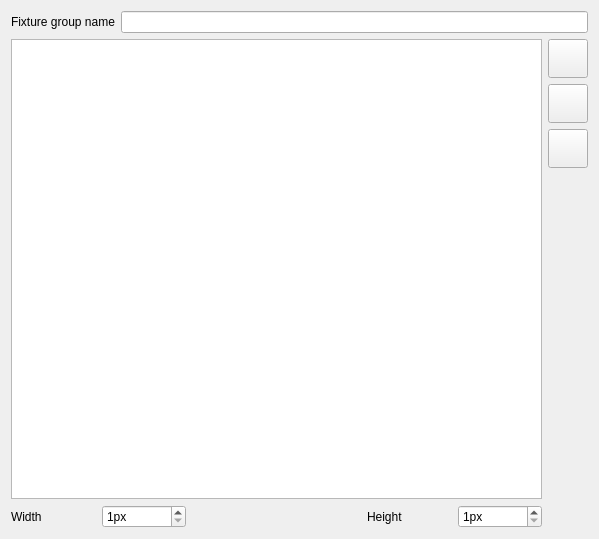
<?xml version="1.0" encoding="UTF-8"?>
<ui version="4.0">
 <author>Massimo Callegari</author>
 <comment>
  Q Light Controller Plus
  fixturegroupeditor.ui

  Copyright (c) 2015 Massimo Callegari

  Licensed under the Apache License, Version 2.0 (the &quot;License&quot;);
  you may not use this file except in compliance with the License.
  You may obtain a copy of the License at

      http://www.apache.org/licenses/LICENSE-2.0.txt

  Unless required by applicable law or agreed to in writing, software
  distributed under the License is distributed on an &quot;AS IS&quot; BASIS,
  WITHOUT WARRANTIES OR CONDITIONS OF ANY KIND, either express or implied.
  See the License for the specific language governing permissions and
  limitations under the License.
 </comment>
 <class>FixtureGroupEditor</class>
 <widget class="QWidget" name="FixtureGroupEditor">
  <property name="geometry">
   <rect>
    <x>0</x>
    <y>0</y>
    <width>599</width>
    <height>539</height>
   </rect>
  </property>
  <property name="windowTitle">
   <string>Fixture Group</string>
  </property>
  <layout class="QGridLayout" name="gridLayout">
   <item row="1" column="0" rowspan="7" colspan="6">
    <widget class="QTableWidget" name="m_table">
     <property name="sizePolicy">
      <sizepolicy hsizetype="Expanding" vsizetype="Expanding">
       <horstretch>1</horstretch>
       <verstretch>1</verstretch>
      </sizepolicy>
     </property>
     <property name="editTriggers">
      <set>QAbstractItemView::NoEditTriggers</set>
     </property>
     <property name="dragDropMode">
      <enum>QAbstractItemView::InternalMove</enum>
     </property>
     <property name="selectionMode">
      <enum>QAbstractItemView::SingleSelection</enum>
     </property>
    </widget>
   </item>
   <item row="3" column="6">
    <widget class="QToolButton" name="m_removeButton">
     <property name="toolTip">
      <string>Remove selected fixture/head</string>
     </property>
     <property name="icon">
      <iconset resource="qlcui.qrc">
       <normaloff>:/edit_remove.png</normaloff>:/edit_remove.png</iconset>
     </property>
     <property name="iconSize">
      <size>
       <width>32</width>
       <height>32</height>
      </size>
     </property>
    </widget>
   </item>
   <item row="4" column="6" rowspan="5">
    <spacer name="verticalSpacer">
     <property name="orientation">
      <enum>Qt::Vertical</enum>
     </property>
     <property name="sizeHint" stdset="0">
      <size>
       <width>17</width>
       <height>192</height>
      </size>
     </property>
    </spacer>
   </item>
   <item row="8" column="0">
    <widget class="QLabel" name="label">
     <property name="text">
      <string>Width</string>
     </property>
    </widget>
   </item>
   <item row="8" column="1">
    <widget class="QSpinBox" name="m_xSpin">
     <property name="suffix">
      <string>px</string>
     </property>
     <property name="minimum">
      <number>1</number>
     </property>
     <property name="maximum">
      <number>999</number>
     </property>
    </widget>
   </item>
   <item row="8" column="4">
    <widget class="QLabel" name="label_2">
     <property name="text">
      <string>Height</string>
     </property>
    </widget>
   </item>
   <item row="8" column="2" colspan="2">
    <spacer name="horizontalSpacer">
     <property name="orientation">
      <enum>Qt::Horizontal</enum>
     </property>
     <property name="sizeHint" stdset="0">
      <size>
       <width>137</width>
       <height>20</height>
      </size>
     </property>
    </spacer>
   </item>
   <item row="8" column="5">
    <widget class="QSpinBox" name="m_ySpin">
     <property name="suffix">
      <string>px</string>
     </property>
     <property name="minimum">
      <number>1</number>
     </property>
     <property name="maximum">
      <number>999</number>
     </property>
    </widget>
   </item>
   <item row="1" column="6">
    <widget class="QToolButton" name="m_rightButton">
     <property name="toolTip">
      <string>Add/replace fixtures to current row, starting from selected cell</string>
     </property>
     <property name="icon">
      <iconset resource="qlcui.qrc">
       <normaloff>:/forward.png</normaloff>:/forward.png</iconset>
     </property>
     <property name="iconSize">
      <size>
       <width>32</width>
       <height>32</height>
      </size>
     </property>
    </widget>
   </item>
   <item row="2" column="6">
    <widget class="QToolButton" name="m_downButton">
     <property name="toolTip">
      <string>Add/replace fixtures to current column, starting from selected cell</string>
     </property>
     <property name="icon">
      <iconset resource="qlcui.qrc">
       <normaloff>:/down.png</normaloff>:/down.png</iconset>
     </property>
     <property name="iconSize">
      <size>
       <width>32</width>
       <height>32</height>
      </size>
     </property>
    </widget>
   </item>
   <item row="0" column="0" colspan="7">
    <layout class="QHBoxLayout" name="horizontalLayout">
     <item>
      <widget class="QLabel" name="label_3">
       <property name="sizePolicy">
        <sizepolicy hsizetype="Minimum" vsizetype="Preferred">
         <horstretch>0</horstretch>
         <verstretch>0</verstretch>
        </sizepolicy>
       </property>
       <property name="text">
        <string>Fixture group name</string>
       </property>
      </widget>
     </item>
     <item>
      <widget class="QLineEdit" name="m_nameEdit">
       <property name="sizePolicy">
        <sizepolicy hsizetype="Expanding" vsizetype="Fixed">
         <horstretch>0</horstretch>
         <verstretch>0</verstretch>
        </sizepolicy>
       </property>
      </widget>
     </item>
    </layout>
   </item>
  </layout>
 </widget>
 <resources>
  <include location="qlcui.qrc"/>
  <include location="qlcui.qrc"/>
 </resources>
 <connections/>
</ui>
